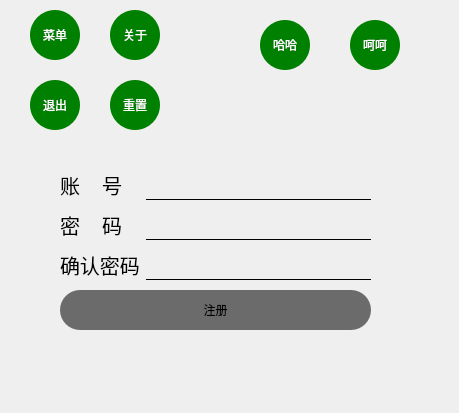
<?xml version="1.0" encoding="UTF-8"?>
<ui version="4.0">
 <class>Form</class>
 <widget class="QWidget" name="Form">
  <property name="geometry">
   <rect>
    <x>0</x>
    <y>0</y>
    <width>459</width>
    <height>413</height>
   </rect>
  </property>
  <property name="windowTitle">
   <string>Form</string>
  </property>
  <property name="styleSheet">
   <string notr="true">QWidget#Form{border-image: url(:/image/sky.jpg);}</string>
  </property>
  <widget class="QPushButton" name="caidan_button">
   <property name="geometry">
    <rect>
     <x>30</x>
     <y>10</y>
     <width>50</width>
     <height>50</height>
    </rect>
   </property>
   <property name="minimumSize">
    <size>
     <width>50</width>
     <height>50</height>
    </size>
   </property>
   <property name="maximumSize">
    <size>
     <width>50</width>
     <height>50</height>
    </size>
   </property>
   <property name="styleSheet">
    <string notr="true">QPushButton{background-color:green;color:white;border-radius:25px;}
QPushButton:hover{background-color:yellow;}
QPushButton:checked{background-color:red;}</string>
   </property>
   <property name="text">
    <string>菜单</string>
   </property>
   <property name="checkable">
    <bool>true</bool>
   </property>
  </widget>
  <widget class="QPushButton" name="guanyu_button">
   <property name="geometry">
    <rect>
     <x>110</x>
     <y>10</y>
     <width>50</width>
     <height>50</height>
    </rect>
   </property>
   <property name="minimumSize">
    <size>
     <width>50</width>
     <height>50</height>
    </size>
   </property>
   <property name="maximumSize">
    <size>
     <width>50</width>
     <height>50</height>
    </size>
   </property>
   <property name="styleSheet">
    <string notr="true">QPushButton{background-color:green;color:white;border-radius:25px;}
QPushButton:hover{background-color:yellow;}
QPushButton:checked{background-color:red;}</string>
   </property>
   <property name="text">
    <string>关于</string>
   </property>
  </widget>
  <widget class="QPushButton" name="tuichu_button">
   <property name="geometry">
    <rect>
     <x>30</x>
     <y>80</y>
     <width>50</width>
     <height>50</height>
    </rect>
   </property>
   <property name="minimumSize">
    <size>
     <width>50</width>
     <height>50</height>
    </size>
   </property>
   <property name="maximumSize">
    <size>
     <width>50</width>
     <height>50</height>
    </size>
   </property>
   <property name="styleSheet">
    <string notr="true">QPushButton{background-color:green;color:white;border-radius:25px;}
QPushButton:hover{background-color:yellow;}
QPushButton:checked{background-color:red;}</string>
   </property>
   <property name="text">
    <string>退出</string>
   </property>
  </widget>
  <widget class="QPushButton" name="chongzhi_button">
   <property name="geometry">
    <rect>
     <x>110</x>
     <y>80</y>
     <width>50</width>
     <height>50</height>
    </rect>
   </property>
   <property name="minimumSize">
    <size>
     <width>50</width>
     <height>50</height>
    </size>
   </property>
   <property name="maximumSize">
    <size>
     <width>50</width>
     <height>50</height>
    </size>
   </property>
   <property name="styleSheet">
    <string notr="true">QPushButton{background-color:green;color:white;border-radius:25px;}
QPushButton:hover{background-color:yellow;}
QPushButton:checked{background-color:red;}</string>
   </property>
   <property name="text">
    <string>重置</string>
   </property>
  </widget>
  <widget class="QPushButton" name="haha_button">
   <property name="geometry">
    <rect>
     <x>260</x>
     <y>20</y>
     <width>50</width>
     <height>50</height>
    </rect>
   </property>
   <property name="minimumSize">
    <size>
     <width>50</width>
     <height>50</height>
    </size>
   </property>
   <property name="maximumSize">
    <size>
     <width>50</width>
     <height>50</height>
    </size>
   </property>
   <property name="styleSheet">
    <string notr="true">QPushButton{background-color:green;color:white;border-radius:25px;}
QPushButton:hover{background-color:yellow;}
QPushButton:checked{background-color:red;}</string>
   </property>
   <property name="text">
    <string>哈哈</string>
   </property>
   <property name="checkable">
    <bool>true</bool>
   </property>
  </widget>
  <widget class="QPushButton" name="hehe_button">
   <property name="geometry">
    <rect>
     <x>350</x>
     <y>20</y>
     <width>50</width>
     <height>50</height>
    </rect>
   </property>
   <property name="minimumSize">
    <size>
     <width>50</width>
     <height>50</height>
    </size>
   </property>
   <property name="maximumSize">
    <size>
     <width>50</width>
     <height>50</height>
    </size>
   </property>
   <property name="styleSheet">
    <string notr="true">QPushButton{background-color:green;color:white;border-radius:25px;}
QPushButton:hover{background-color:yellow;}
QPushButton:checked{background-color:red;}</string>
   </property>
   <property name="text">
    <string>呵呵</string>
   </property>
  </widget>
  <widget class="QWidget" name="layoutWidget">
   <property name="geometry">
    <rect>
     <x>60</x>
     <y>170</y>
     <width>311</width>
     <height>191</height>
    </rect>
   </property>
   <layout class="QFormLayout" name="formLayout">
    <property name="verticalSpacing">
     <number>10</number>
    </property>
    <item row="0" column="0">
     <widget class="QLabel" name="label">
      <property name="styleSheet">
       <string notr="true">color:black;font:15pt;</string>
      </property>
      <property name="text">
       <string>账    号</string>
      </property>
     </widget>
    </item>
    <item row="0" column="1">
     <widget class="QLineEdit" name="zhanghao_linedit">
      <property name="minimumSize">
       <size>
        <width>0</width>
        <height>30</height>
       </size>
      </property>
      <property name="styleSheet">
       <string notr="true">QLineEdit{background-color:transparent;color:25pt;border:none;border-bottom:1px solid black;font: 16pt &quot;微软雅黑&quot;;color:white}
</string>
      </property>
      <property name="clearButtonEnabled">
       <bool>true</bool>
      </property>
     </widget>
    </item>
    <item row="1" column="0">
     <widget class="QLabel" name="label_2">
      <property name="styleSheet">
       <string notr="true">color:black;font:15pt;</string>
      </property>
      <property name="text">
       <string>密    码</string>
      </property>
     </widget>
    </item>
    <item row="1" column="1">
     <widget class="QLineEdit" name="mima_linedit">
      <property name="minimumSize">
       <size>
        <width>0</width>
        <height>30</height>
       </size>
      </property>
      <property name="styleSheet">
       <string notr="true">QLineEdit{background-color:transparent;color:25pt;border:none;border-bottom:1px solid black;font: 16pt &quot;微软雅黑&quot;;color:white}
</string>
      </property>
      <property name="clearButtonEnabled">
       <bool>true</bool>
      </property>
     </widget>
    </item>
    <item row="2" column="0">
     <widget class="QLabel" name="label_3">
      <property name="styleSheet">
       <string notr="true">color:black;font:15pt;</string>
      </property>
      <property name="text">
       <string>确认密码</string>
      </property>
     </widget>
    </item>
    <item row="2" column="1">
     <widget class="QLineEdit" name="querenmima_linedit">
      <property name="minimumSize">
       <size>
        <width>0</width>
        <height>30</height>
       </size>
      </property>
      <property name="styleSheet">
       <string notr="true">QLineEdit{background-color:transparent;color:25pt;border:none;border-bottom:1px solid black;font: 16pt &quot;微软雅黑&quot;;color:white}
</string>
      </property>
      <property name="clearButtonEnabled">
       <bool>true</bool>
      </property>
     </widget>
    </item>
    <item row="3" column="0" colspan="2">
     <widget class="QPushButton" name="denglu_button">
      <property name="enabled">
       <bool>false</bool>
      </property>
      <property name="minimumSize">
       <size>
        <width>0</width>
        <height>40</height>
       </size>
      </property>
      <property name="styleSheet">
       <string notr="true">QPushButton{background-color:red;color:black;border-radius:20px;font: 14pt &quot;微软雅黑&quot;;}

:hover{background-color:black;color:red}
:disabled {background-color:rgb(107, 107, 107)}
</string>
      </property>
      <property name="text">
       <string>注册</string>
      </property>
     </widget>
    </item>
   </layout>
  </widget>
  <zorder>guanyu_button</zorder>
  <zorder>tuichu_button</zorder>
  <zorder>chongzhi_button</zorder>
  <zorder>hehe_button</zorder>
  <zorder>layoutWidget</zorder>
  <zorder>caidan_button</zorder>
  <zorder>haha_button</zorder>
 </widget>
 <resources>
  <include location="denglu.qrc"/>
 </resources>
 <connections>
  <connection>
   <sender>caidan_button</sender>
   <signal>clicked()</signal>
   <receiver>Form</receiver>
   <slot>caidan_button_clicked()</slot>
   <hints>
    <hint type="sourcelabel">
     <x>70</x>
     <y>31</y>
    </hint>
    <hint type="destinationlabel">
     <x>100</x>
     <y>64</y>
    </hint>
   </hints>
  </connection>
  <connection>
   <sender>guanyu_button</sender>
   <signal>clicked()</signal>
   <receiver>Form</receiver>
   <slot>guanyu_button_clicked()</slot>
   <hints>
    <hint type="sourcelabel">
     <x>143</x>
     <y>31</y>
    </hint>
    <hint type="destinationlabel">
     <x>223</x>
     <y>30</y>
    </hint>
   </hints>
  </connection>
  <connection>
   <sender>tuichu_button</sender>
   <signal>clicked()</signal>
   <receiver>Form</receiver>
   <slot>tuichu_button_clicked()</slot>
   <hints>
    <hint type="sourcelabel">
     <x>50</x>
     <y>115</y>
    </hint>
    <hint type="destinationlabel">
     <x>46</x>
     <y>158</y>
    </hint>
   </hints>
  </connection>
  <connection>
   <sender>chongzhi_button</sender>
   <signal>clicked()</signal>
   <receiver>Form</receiver>
   <slot>chongzhi_button_clicked()</slot>
   <hints>
    <hint type="sourcelabel">
     <x>148</x>
     <y>105</y>
    </hint>
    <hint type="destinationlabel">
     <x>280</x>
     <y>125</y>
    </hint>
   </hints>
  </connection>
  <connection>
   <sender>denglu_button</sender>
   <signal>clicked()</signal>
   <receiver>Form</receiver>
   <slot>zhuce_button_clicked()</slot>
   <hints>
    <hint type="sourcelabel">
     <x>214</x>
     <y>325</y>
    </hint>
    <hint type="destinationlabel">
     <x>223</x>
     <y>367</y>
    </hint>
   </hints>
  </connection>
  <connection>
   <sender>haha_button</sender>
   <signal>clicked()</signal>
   <receiver>Form</receiver>
   <slot>haha_button_clicked()</slot>
   <hints>
    <hint type="sourcelabel">
     <x>279</x>
     <y>47</y>
    </hint>
    <hint type="destinationlabel">
     <x>308</x>
     <y>79</y>
    </hint>
   </hints>
  </connection>
  <connection>
   <sender>hehe_button</sender>
   <signal>clicked()</signal>
   <receiver>Form</receiver>
   <slot>hehe_button_clicked()</slot>
   <hints>
    <hint type="sourcelabel">
     <x>383</x>
     <y>40</y>
    </hint>
    <hint type="destinationlabel">
     <x>422</x>
     <y>40</y>
    </hint>
   </hints>
  </connection>
  <connection>
   <sender>zhanghao_linedit</sender>
   <signal>textChanged(QString)</signal>
   <receiver>Form</receiver>
   <slot>denglu_button_enable()</slot>
   <hints>
    <hint type="sourcelabel">
     <x>322</x>
     <y>181</y>
    </hint>
    <hint type="destinationlabel">
     <x>433</x>
     <y>181</y>
    </hint>
   </hints>
  </connection>
  <connection>
   <sender>mima_linedit</sender>
   <signal>textChanged(QString)</signal>
   <receiver>Form</receiver>
   <slot>denglu_button_enable()</slot>
   <hints>
    <hint type="sourcelabel">
     <x>357</x>
     <y>225</y>
    </hint>
    <hint type="destinationlabel">
     <x>405</x>
     <y>225</y>
    </hint>
   </hints>
  </connection>
  <connection>
   <sender>querenmima_linedit</sender>
   <signal>textChanged(QString)</signal>
   <receiver>Form</receiver>
   <slot>denglu_button_enable()</slot>
   <hints>
    <hint type="sourcelabel">
     <x>354</x>
     <y>265</y>
    </hint>
    <hint type="destinationlabel">
     <x>409</x>
     <y>268</y>
    </hint>
   </hints>
  </connection>
 </connections>
 <slots>
  <slot>caidan_button_clicked()</slot>
  <slot>guanyu_button_clicked()</slot>
  <slot>tuichu_button_clicked()</slot>
  <slot>chongzhi_button_clicked()</slot>
  <slot>zhuce_button_clicked()</slot>
  <slot>haha_button_clicked()</slot>
  <slot>hehe_button_clicked()</slot>
  <slot>denglu_button_enable()</slot>
 </slots>
</ui>
